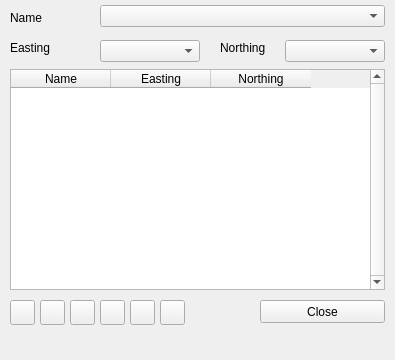
<?xml version="1.0" encoding="UTF-8"?>
<ui version="4.0">
 <class>NewObject</class>
 <widget class="QDockWidget" name="NewObject">
  <property name="geometry">
   <rect>
    <x>0</x>
    <y>0</y>
    <width>395</width>
    <height>360</height>
   </rect>
  </property>
  <property name="minimumSize">
   <size>
    <width>395</width>
    <height>360</height>
   </size>
  </property>
  <property name="acceptDrops">
   <bool>false</bool>
  </property>
  <property name="allowedAreas">
   <set>Qt::RightDockWidgetArea</set>
  </property>
  <property name="windowTitle">
   <string>New Object</string>
  </property>
  <widget class="QWidget" name="dockWidgetContents">
   <property name="acceptDrops">
    <bool>false</bool>
   </property>
   <widget class="QPushButton" name="btn_close">
    <property name="geometry">
     <rect>
      <x>260</x>
      <y>300</y>
      <width>125</width>
      <height>23</height>
     </rect>
    </property>
    <property name="text">
     <string>Close</string>
    </property>
   </widget>
   <widget class="QTableWidget" name="coord_tab">
    <property name="geometry">
     <rect>
      <x>10</x>
      <y>69</y>
      <width>375</width>
      <height>221</height>
     </rect>
    </property>
    <property name="verticalScrollBarPolicy">
     <enum>Qt::ScrollBarAlwaysOn</enum>
    </property>
    <property name="editTriggers">
     <set>QAbstractItemView::NoEditTriggers</set>
    </property>
    <property name="dragDropOverwriteMode">
     <bool>true</bool>
    </property>
    <property name="dragDropMode">
     <enum>QAbstractItemView::NoDragDrop</enum>
    </property>
    <property name="selectionMode">
     <enum>QAbstractItemView::ExtendedSelection</enum>
    </property>
    <property name="selectionBehavior">
     <enum>QAbstractItemView::SelectRows</enum>
    </property>
    <property name="columnCount">
     <number>3</number>
    </property>
    <attribute name="horizontalHeaderDefaultSectionSize">
     <number>100</number>
    </attribute>
    <attribute name="verticalHeaderDefaultSectionSize">
     <number>28</number>
    </attribute>
    <column>
     <property name="text">
      <string>Name</string>
     </property>
    </column>
    <column>
     <property name="text">
      <string>Easting</string>
     </property>
    </column>
    <column>
     <property name="text">
      <string>Northing</string>
     </property>
    </column>
   </widget>
   <widget class="QPushButton" name="btn_createshp">
    <property name="geometry">
     <rect>
      <x>10</x>
      <y>300</y>
      <width>25</width>
      <height>25</height>
     </rect>
    </property>
    <property name="text">
     <string/>
    </property>
    <property name="checkable">
     <bool>false</bool>
    </property>
   </widget>
   <widget class="QPushButton" name="btn_openshp">
    <property name="geometry">
     <rect>
      <x>40</x>
      <y>300</y>
      <width>25</width>
      <height>25</height>
     </rect>
    </property>
    <property name="text">
     <string/>
    </property>
    <property name="checkable">
     <bool>false</bool>
    </property>
   </widget>
   <widget class="QPushButton" name="btn_dragshp">
    <property name="geometry">
     <rect>
      <x>70</x>
      <y>300</y>
      <width>25</width>
      <height>25</height>
     </rect>
    </property>
    <property name="text">
     <string/>
    </property>
    <property name="checkable">
     <bool>false</bool>
    </property>
   </widget>
   <widget class="QPushButton" name="btn_del">
    <property name="geometry">
     <rect>
      <x>100</x>
      <y>300</y>
      <width>25</width>
      <height>25</height>
     </rect>
    </property>
    <property name="text">
     <string/>
    </property>
    <property name="checkable">
     <bool>false</bool>
    </property>
   </widget>
   <widget class="QPushButton" name="btn_desel">
    <property name="geometry">
     <rect>
      <x>130</x>
      <y>300</y>
      <width>25</width>
      <height>25</height>
     </rect>
    </property>
    <property name="text">
     <string/>
    </property>
    <property name="checkable">
     <bool>false</bool>
    </property>
   </widget>
   <widget class="QPushButton" name="btn_geodin">
    <property name="geometry">
     <rect>
      <x>160</x>
      <y>300</y>
      <width>25</width>
      <height>25</height>
     </rect>
    </property>
    <property name="text">
     <string/>
    </property>
    <property name="checkable">
     <bool>false</bool>
    </property>
   </widget>
   <widget class="QComboBox" name="cmb_short">
    <property name="geometry">
     <rect>
      <x>100</x>
      <y>5</y>
      <width>285</width>
      <height>22</height>
     </rect>
    </property>
   </widget>
   <widget class="QLabel" name="lbl_short">
    <property name="geometry">
     <rect>
      <x>10</x>
      <y>10</y>
      <width>91</width>
      <height>16</height>
     </rect>
    </property>
    <property name="text">
     <string>Name</string>
    </property>
   </widget>
   <widget class="QLabel" name="lbl_east">
    <property name="geometry">
     <rect>
      <x>10</x>
      <y>40</y>
      <width>91</width>
      <height>16</height>
     </rect>
    </property>
    <property name="text">
     <string>Easting</string>
    </property>
   </widget>
   <widget class="QLabel" name="lbl_north">
    <property name="geometry">
     <rect>
      <x>220</x>
      <y>40</y>
      <width>91</width>
      <height>16</height>
     </rect>
    </property>
    <property name="text">
     <string>Northing</string>
    </property>
   </widget>
   <widget class="QComboBox" name="cmb_east">
    <property name="geometry">
     <rect>
      <x>100</x>
      <y>40</y>
      <width>100</width>
      <height>22</height>
     </rect>
    </property>
   </widget>
   <widget class="QComboBox" name="cmb_north">
    <property name="geometry">
     <rect>
      <x>285</x>
      <y>40</y>
      <width>100</width>
      <height>22</height>
     </rect>
    </property>
   </widget>
  </widget>
 </widget>
 <resources/>
 <connections/>
</ui>
